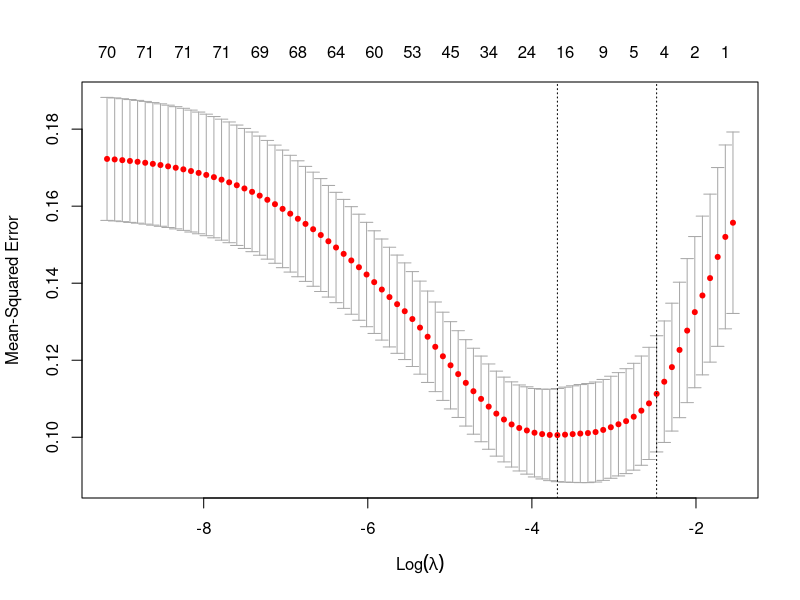

Here is the R script that generated this plot:

# loadings
library(skimr)
library(dplyr)
library(RColorBrewer)
library(glmnet)
library(gplots)
library(ggplot2)
library(leaps)
library(MASS)

# Load data
setwd("F:/SMU/DS6372/Project 2/STATS_6372_Project2/EDA")
medData <- read.csv(file="data_cut.csv", header=TRUE, sep=',', na.strings=c("", "NA"))

minus_cols<-c(1,7:15,17,18,22:24,29:34,36:38,41,43,45,47,48,49,51,53,55,57,59,61,63,64,65,66,68,70,72,74,76,78,80:82,84,85,87,88,90:92,95,99,100,104,105,114,122,123,125,126,136:140,143:151,157:161)
medData[,-minus_cols]->medData

# replace all NA values with 0; should we get rid of NAs instead?
medData <- na.omit(medData)

# recode cognitive variable
######
#levels of lgr_eda2$cdx_cog
######
#0=normal*****
#1=Subjective Memory Complaint(SMC)****
#2=MCI****
#3=Dementia****
#4=Other Cognition
#5=Abnormal Cognition****
#7=Dont Know
#8=Refuse to answer
#9=Not Appicable
reduced <- medData %>% mutate(cdx_cog=recode(cdx_cog, 
                         `0`=0,
                         `1`=1,
                         `2`=1,
                         `3`=1,
                         `4`=1,
                         `5`=0))

# test / train data set split 50/50
train <- reduced[1:200,]
test <- reduced[201:452,]

full.fit <- lm(formula = cdx_cog ~ ., data = train)

# full fit (MLR) before converting response to factor - R2 0.3932
train$cdx_cog<-as.numeric(train$cdx_cog) 
full.model <- lm(cdx_cog ~., data = train)
summary(full.model)

# stepwise selection - LM
step(lm(cdx_cog ~., data = train),direction="both")

# stepwise recommended model - R2 = 0.5003
model.stepwise <- lm(formula = cdx_cog ~ Age + ID_Race_White + ID_Residence + ID_Education + 
                       ID_Retire + OM_BMI + IMH_HighBP + IMH_HeartDisease + IMH_ThyroidDisease + 
                       TrailsA_sscore + LM2_AB_sscore + mmse_t_w + bw_hemoglobin + 
                       bw_ABlymph + bw_ABmono, data = train)
summary(model.stepwise)

# LASSO call
x=model.matrix(cdx_cog~.,train)[,-1]
y=(train$cdx_cog)
xtest<-model.matrix(cdx_cog~.,test)[,-1]
ytest<-test$cdx_cog

# Plot LASSO model
grid=10^seq(10,-2, length =608)
lasso.mod=glmnet(x,y,alpha=1, lambda =grid)
par(mfrow=c(1,1))
cv.out=cv.glmnet(x,y,alpha=1) #alpha=1 performs LASSO
plot(cv.out)
bestlambda<-cv.out$lambda.min  #Optimal penalty parameter.  You can make this call visually.
lasso.pred=predict (lasso.mod ,s=bestlambda ,newx=xtest)

# identify they variables selected by LASSO
coef(lasso.mod,s=bestlambda)

# convert dependent variable to factor
train[, 'cdx_cog'] <- as.factor(train[, 'cdx_cog'])
test[, 'cdx_cog'] <- as.factor(test[, 'cdx_cog'])

# manually built model using practical knowledge and LASSO and Stepwise - AIC 102.57
model.manual <- glm(cdx_cog ~ Age + ID_Gender + ID_USlive + OM_BMI + IMH_Stroke + TrailsA_sscore + LM1_AB_sscore + LM2_AB_sscore 
                + mmse_t_w + bw_hemoglobin + IMH_ThyroidDisease + bw_ABneutro + bw_ABmono + IMH_HighBP + ID_Education 
               ,family=binomial(link='logit'),data=train)
summary(model.manual)

# Using the summary coefficients we can generate CI for each one in the table and get odds ratios - manual model
exp(cbind("Odds ratio" = coef(model.manual), confint.default(model.manual, level = 0.95)))
